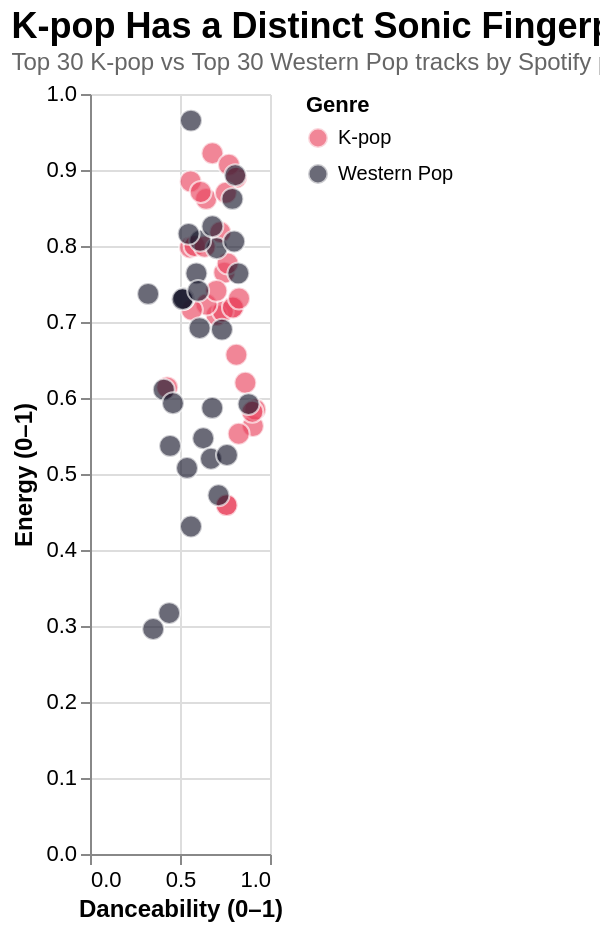

This figure's Vega-Lite source:
### Vega-Lite specification from a JSON file in a GitHub repository (floating-point values rounded to 4 significant figures)
{"title": {"text": "K-pop Has a Distinct Sonic Fingerprint", "subtitle": "Top 30 K-pop vs Top 30 Western Pop tracks by Spotify popularity (114k-track Kaggle dataset).", "anchor": "start", "fontSize": 18, "subtitleFontSize": 12, "subtitleColor": "#666"}, "width": "container", "height": 380, "autosize": {"type": "fit-x", "contains": "padding"}, "config": {"view": {"stroke": null}, "axis": {"labelFontSize": 11, "titleFontSize": 12}}, "data": {"values": [{"track": "After LIKE", "artist": "IVE", "popularity": 88, "duration_s": 177.0, "danceability": 0.68, "energy": 0.922, "valence": 0.799, "acousticness": 0.103, "speechiness": 0.121, "tempo": 125.0, "genre": "K-pop"}, {"track": "Shut Down", "artist": "BLACKPINK", "popularity": 87, "duration_s": 175.9, "danceability": 0.813, "energy": 0.657, "valence": 0.651, "acousticness": 0.00269, "speechiness": 0.0372, "tempo": 110.1, "genre": "K-pop"}, {"track": "Talk that Talk", "artist": "TWICE", "popularity": 86, "duration_s": 177.5, "danceability": 0.772, "energy": 0.907, "valence": 0.783, "acousticness": 0.136, "speechiness": 0.124, "tempo": 120.0, "genre": "K-pop"}, {"track": "First Class", "artist": "Jack Harlow", "popularity": 86, "duration_s": 173.9, "danceability": 0.905, "energy": 0.563, "valence": 0.324, "acousticness": 0.0254, "speechiness": 0.102, "tempo": 107.0, "genre": "K-pop"}, {"track": "Dynamite", "artist": "BTS", "popularity": 85, "duration_s": 199.1, "danceability": 0.746, "energy": 0.765, "valence": 0.737, "acousticness": 0.0112, "speechiness": 0.0993, "tempo": 114.0, "genre": "K-pop"}, {"track": "Pink Venom", "artist": "BLACKPINK", "popularity": 85, "duration_s": 187.0, "danceability": 0.794, "energy": 0.719, "valence": 0.69, "acousticness": 0.0119, "speechiness": 0.0761, "tempo": 90.02, "genre": "K-pop"}, {"track": "Yet To Come", "artist": "BTS", "popularity": 85, "duration_s": 193.6, "danceability": 0.559, "energy": 0.885, "valence": 0.683, "acousticness": 0.0432, "speechiness": 0.189, "tempo": 172.0, "genre": "K-pop"}, {"track": "LOVE DIVE", "artist": "IVE", "popularity": 85, "duration_s": 177.2, "danceability": 0.703, "energy": 0.709, "valence": 0.538, "acousticness": 0.00379, "speechiness": 0.0433, "tempo": 117.9, "genre": "K-pop"}, {"track": "Run BTS", "artist": "BTS", "popularity": 84, "duration_s": 204.9, "danceability": 0.724, "energy": 0.818, "valence": 0.696, "acousticness": 0.0201, "speechiness": 0.168, "tempo": 77.0, "genre": "K-pop"}, {"track": "Rush Hour (Feat. j-hope of BTS)", "artist": "Crush", "popularity": 83, "duration_s": 177.3, "danceability": 0.738, "energy": 0.714, "valence": 0.74, "acousticness": 0.157, "speechiness": 0.249, "tempo": 95.03, "genre": "K-pop"}, {"track": "Pink Venom", "artist": "BLACKPINK", "popularity": 83, "duration_s": 187.0, "danceability": 0.794, "energy": 0.719, "valence": 0.69, "acousticness": 0.0119, "speechiness": 0.0761, "tempo": 90.02, "genre": "K-pop"}, {"track": "Butter", "artist": "BTS", "popularity": 83, "duration_s": 165.0, "danceability": 0.759, "energy": 0.459, "valence": 0.695, "acousticness": 0.00323, "speechiness": 0.0948, "tempo": 110.0, "genre": "K-pop"}, {"track": "FEARLESS", "artist": "LE SSERAFIM", "popularity": 83, "duration_s": 168.4, "danceability": 0.863, "energy": 0.62, "valence": 0.432, "acousticness": 0.0508, "speechiness": 0.135, "tempo": 104.0, "genre": "K-pop"}, {"track": "Typa Girl", "artist": "BLACKPINK", "popularity": 82, "duration_s": 179.2, "danceability": 0.918, "energy": 0.585, "valence": 0.519, "acousticness": 0.0627, "speechiness": 0.0889, "tempo": 132.0, "genre": "K-pop"}, {"track": "CASE 143", "artist": "Stray Kids", "popularity": 82, "duration_s": 192.0, "danceability": 0.812, "energy": 0.89, "valence": 0.69, "acousticness": 0.0961, "speechiness": 0.209, "tempo": 100.0, "genre": "K-pop"}, {"track": "DICE", "artist": "NMIXX", "popularity": 82, "duration_s": 165.7, "danceability": 0.556, "energy": 0.798, "valence": 0.628, "acousticness": 0.0848, "speechiness": 0.254, "tempo": 131.1, "genre": "K-pop"}, {"track": "Boy With Luv (feat. Halsey)", "artist": "BTS", "popularity": 80, "duration_s": 229.8, "danceability": 0.645, "energy": 0.862, "valence": 0.803, "acousticness": 0.0933, "speechiness": 0.0845, "tempo": 119.9, "genre": "K-pop"}, {"track": "Hard to Love", "artist": "BLACKPINK", "popularity": 80, "duration_s": 162.6, "danceability": 0.647, "energy": 0.723, "valence": 0.443, "acousticness": 0.00503, "speechiness": 0.0491, "tempo": 105.0, "genre": "K-pop"}, {"track": "Megham Karukatha (From \"Thiruchitrambalam\")", "artist": "Dhanush", "popularity": 80, "duration_s": 290.4, "danceability": 0.429, "energy": 0.614, "valence": 0.743, "acousticness": 0.513, "speechiness": 0.0709, "tempo": 150.0, "genre": "K-pop"}, {"track": "Permission to Dance", "artist": "BTS", "popularity": 80, "duration_s": 187.6, "danceability": 0.702, "energy": 0.741, "valence": 0.646, "acousticness": 0.00544, "speechiness": 0.0427, "tempo": 124.9, "genre": "K-pop"}, {"track": "HOT", "artist": "SEVENTEEN", "popularity": 80, "duration_s": 197.6, "danceability": 0.765, "energy": 0.777, "valence": 0.64, "acousticness": 0.0539, "speechiness": 0.0399, "tempo": 111.9, "genre": "K-pop"}, {"track": "MANIAC", "artist": "Stray Kids", "popularity": 80, "duration_s": 182.8, "danceability": 0.581, "energy": 0.8, "valence": 0.709, "acousticness": 0.154, "speechiness": 0.411, "tempo": 119.9, "genre": "K-pop"}, {"track": "TOMBOY", "artist": "(G)I-DLE", "popularity": 80, "duration_s": 174.4, "danceability": 0.755, "energy": 0.87, "valence": 0.645, "acousticness": 0.00988, "speechiness": 0.0936, "tempo": 124.0, "genre": "K-pop"}, {"track": "Life Goes On", "artist": "BTS", "popularity": 79, "duration_s": 207.5, "danceability": 0.566, "energy": 0.716, "valence": 0.45, "acousticness": 0.00691, "speechiness": 0.0424, "tempo": 81.07, "genre": "K-pop"}, {"track": "ELEVEN", "artist": "IVE", "popularity": 79, "duration_s": 178.5, "danceability": 0.828, "energy": 0.731, "valence": 0.587, "acousticness": 0.0617, "speechiness": 0.111, "tempo": 120.0, "genre": "K-pop"}, {"track": "First Class", "artist": "Jack Harlow", "popularity": 79, "duration_s": 173.9, "danceability": 0.902, "energy": 0.582, "valence": 0.332, "acousticness": 0.111, "speechiness": 0.109, "tempo": 107.0, "genre": "K-pop"}, {"track": "FOREVER 1", "artist": "Girls' Generation", "popularity": 79, "duration_s": 202.5, "danceability": 0.615, "energy": 0.871, "valence": 0.297, "acousticness": 0.0427, "speechiness": 0.0516, "tempo": 123.9, "genre": "K-pop"}, {"track": "MONEY", "artist": "LISA", "popularity": 78, "duration_s": 168.2, "danceability": 0.826, "energy": 0.553, "valence": 0.4, "acousticness": 0.163, "speechiness": 0.234, "tempo": 140.0, "genre": "K-pop"}, {"track": "Euphoria", "artist": "BTS", "popularity": 78, "duration_s": 228.6, "danceability": 0.637, "energy": 0.799, "valence": 0.57, "acousticness": 0.394, "speechiness": 0.0338, "tempo": 105.0, "genre": "K-pop"}, {"track": "Butter", "artist": "BTS", "popularity": 78, "duration_s": 164.4, "danceability": 0.759, "energy": 0.459, "valence": 0.695, "acousticness": 0.00323, "speechiness": 0.0948, "tempo": 110.0, "genre": "K-pop"}, {"track": "Unholy (feat. Kim Petras)", "artist": "Sam Smith", "popularity": 100, "duration_s": 156.9, "danceability": 0.714, "energy": 0.472, "valence": 0.238, "acousticness": 0.013, "speechiness": 0.0864, "tempo": 131.1, "genre": "Western Pop"}, {"track": "I'm Good (Blue)", "artist": "David Guetta", "popularity": 98, "duration_s": 175.2, "danceability": 0.561, "energy": 0.965, "valence": 0.304, "acousticness": 0.00383, "speechiness": 0.0343, "tempo": 128.0, "genre": "Western Pop"}, {"track": "Under The Influence", "artist": "Chris Brown", "popularity": 96, "duration_s": 184.6, "danceability": 0.733, "energy": 0.69, "valence": 0.31, "acousticness": 0.0635, "speechiness": 0.0427, "tempo": 117.0, "genre": "Western Pop"}, {"track": "I Ain't Worried", "artist": "OneRepublic", "popularity": 96, "duration_s": 148.5, "danceability": 0.704, "energy": 0.797, "valence": 0.825, "acousticness": 0.0826, "speechiness": 0.0475, "tempo": 140.0, "genre": "Western Pop"}, {"track": "As It Was", "artist": "Harry Styles", "popularity": 95, "duration_s": 167.3, "danceability": 0.52, "energy": 0.731, "valence": 0.662, "acousticness": 0.342, "speechiness": 0.0557, "tempo": 173.9, "genre": "Western Pop"}, {"track": "Glimpse of Us", "artist": "Joji", "popularity": 94, "duration_s": 233.5, "danceability": 0.44, "energy": 0.317, "valence": 0.268, "acousticness": 0.891, "speechiness": 0.0531, "tempo": 169.9, "genre": "Western Pop"}, {"track": "Sweater Weather", "artist": "The Neighbourhood", "popularity": 93, "duration_s": 240.4, "danceability": 0.612, "energy": 0.807, "valence": 0.398, "acousticness": 0.0495, "speechiness": 0.0336, "tempo": 124.1, "genre": "Western Pop"}, {"track": "Another Love", "artist": "Tom Odell", "popularity": 93, "duration_s": 244.4, "danceability": 0.445, "energy": 0.537, "valence": 0.131, "acousticness": 0.695, "speechiness": 0.04, "tempo": 122.8, "genre": "Western Pop"}, {"track": "Left and Right (Feat. Jung Kook of BTS)", "artist": "Charlie Puth", "popularity": 92, "duration_s": 154.5, "danceability": 0.881, "energy": 0.592, "valence": 0.719, "acousticness": 0.619, "speechiness": 0.0324, "tempo": 101.1, "genre": "Western Pop"}, {"track": "Calm Down (with Selena Gomez)", "artist": "Rema", "popularity": 92, "duration_s": 239.3, "danceability": 0.801, "energy": 0.806, "valence": 0.802, "acousticness": 0.382, "speechiness": 0.0381, "tempo": 107.0, "genre": "Western Pop"}, {"track": "As It Was", "artist": "Harry Styles", "popularity": 92, "duration_s": 167.3, "danceability": 0.52, "energy": 0.731, "valence": 0.662, "acousticness": 0.342, "speechiness": 0.0557, "tempo": 173.9, "genre": "Western Pop"}, {"track": "Blinding Lights", "artist": "The Weeknd", "popularity": 91, "duration_s": 200.0, "danceability": 0.514, "energy": 0.73, "valence": 0.334, "acousticness": 0.00146, "speechiness": 0.0598, "tempo": 171.0, "genre": "Western Pop"}, {"track": "Starboy", "artist": "The Weeknd", "popularity": 90, "duration_s": 230.5, "danceability": 0.679, "energy": 0.587, "valence": 0.486, "acousticness": 0.141, "speechiness": 0.276, "tempo": 186.0, "genre": "Western Pop"}, {"track": "MIDDLE OF THE NIGHT", "artist": "Elley Duhé", "popularity": 90, "duration_s": 184.4, "danceability": 0.41, "energy": 0.611, "valence": 0.0899, "acousticness": 0.0228, "speechiness": 0.0467, "tempo": 185.7, "genre": "Western Pop"}, {"track": "Dandelions", "artist": "Ruth B.", "popularity": 90, "duration_s": 233.7, "danceability": 0.609, "energy": 0.692, "valence": 0.454, "acousticness": 0.0157, "speechiness": 0.0259, "tempo": 117.0, "genre": "Western Pop"}, {"track": "Until I Found You", "artist": "Stephen Sanchez", "popularity": 90, "duration_s": 177.7, "danceability": 0.539, "energy": 0.508, "valence": 0.227, "acousticness": 0.727, "speechiness": 0.0288, "tempo": 101.4, "genre": "Western Pop"}, {"track": "I Was Never There", "artist": "The Weeknd", "popularity": 90, "duration_s": 241.1, "danceability": 0.323, "energy": 0.737, "valence": 0.155, "acousticness": 0.142, "speechiness": 0.0338, "tempo": 113.3, "genre": "Western Pop"}, {"track": "Running Up That Hill (A Deal With God)", "artist": "Kate Bush", "popularity": 90, "duration_s": 298.9, "danceability": 0.629, "energy": 0.547, "valence": 0.197, "acousticness": 0.72, "speechiness": 0.055, "tempo": 108.4, "genre": "Western Pop"}, {"track": "lovely (with Khalid)", "artist": "Billie Eilish", "popularity": 89, "duration_s": 200.2, "danceability": 0.351, "energy": 0.296, "valence": 0.12, "acousticness": 0.934, "speechiness": 0.0333, "tempo": 115.3, "genre": "Western Pop"}, {"track": "STAY (with Justin Bieber)", "artist": "The Kid LAROI", "popularity": 89, "duration_s": 141.8, "danceability": 0.591, "energy": 0.764, "valence": 0.478, "acousticness": 0.0383, "speechiness": 0.0483, "tempo": 169.9, "genre": "Western Pop"}, {"track": "One Kiss (with Dua Lipa)", "artist": "Calvin Harris", "popularity": 89, "duration_s": 214.8, "danceability": 0.791, "energy": 0.862, "valence": 0.592, "acousticness": 0.037, "speechiness": 0.11, "tempo": 124.0, "genre": "Western Pop"}, {"track": "Call Out My Name", "artist": "The Weeknd", "popularity": 89, "duration_s": 228.4, "danceability": 0.461, "energy": 0.593, "valence": 0.175, "acousticness": 0.17, "speechiness": 0.0356, "tempo": 134.2, "genre": "Western Pop"}, {"track": "Watermelon Sugar", "artist": "Harry Styles", "popularity": 89, "duration_s": 174.0, "danceability": 0.548, "energy": 0.816, "valence": 0.557, "acousticness": 0.122, "speechiness": 0.0465, "tempo": 95.39, "genre": "Western Pop"}, {"track": "Save Your Tears", "artist": "The Weeknd", "popularity": 89, "duration_s": 215.6, "danceability": 0.68, "energy": 0.826, "valence": 0.644, "acousticness": 0.0212, "speechiness": 0.0309, "tempo": 118.1, "genre": "Western Pop"}, {"track": "Night Changes", "artist": "One Direction", "popularity": 88, "duration_s": 226.6, "danceability": 0.672, "energy": 0.52, "valence": 0.37, "acousticness": 0.859, "speechiness": 0.0353, "tempo": 120.0, "genre": "Western Pop"}, {"track": "Ghost", "artist": "Justin Bieber", "popularity": 88, "duration_s": 153.2, "danceability": 0.601, "energy": 0.741, "valence": 0.441, "acousticness": 0.185, "speechiness": 0.0478, "tempo": 154.0, "genre": "Western Pop"}, {"track": "Woman", "artist": "Doja Cat", "popularity": 88, "duration_s": 172.6, "danceability": 0.824, "energy": 0.764, "valence": 0.881, "acousticness": 0.0888, "speechiness": 0.0854, "tempo": 108.0, "genre": "Western Pop"}, {"track": "Heat Waves", "artist": "Glass Animals", "popularity": 88, "duration_s": 238.8, "danceability": 0.761, "energy": 0.525, "valence": 0.531, "acousticness": 0.44, "speechiness": 0.0944, "tempo": 80.87, "genre": "Western Pop"}, {"track": "Bad Habits", "artist": "Ed Sheeran", "popularity": 88, "duration_s": 230.7, "danceability": 0.807, "energy": 0.893, "valence": 0.537, "acousticness": 0.0451, "speechiness": 0.0347, "tempo": 126.0, "genre": "Western Pop"}, {"track": "drivers license", "artist": "Olivia Rodrigo", "popularity": 88, "duration_s": 242.0, "danceability": 0.561, "energy": 0.431, "valence": 0.137, "acousticness": 0.768, "speechiness": 0.0578, "tempo": 143.9, "genre": "Western Pop"}]}, "mark": {"type": "circle", "size": 120, "opacity": 0.65, "stroke": "white", "strokeWidth": 1}, "encoding": {"x": {"field": "danceability", "type": "quantitative", "title": "Danceability (0–1)", "scale": {"domain": [0, 1]}}, "y": {"field": "energy", "type": "quantitative", "title": "Energy (0–1)", "scale": {"domain": [0, 1]}}, "color": {"field": "genre", "type": "nominal", "title": "Genre", "scale": {"domain": ["K-pop", "Western Pop"], "range": ["#e94560", "#1a1a2e"]}}, "tooltip": [{"field": "track", "title": "Track"}, {"field": "artist", "title": "Artist"}, {"field": "genre", "title": "Genre"}, {"field": "danceability", "title": "Danceability", "format": ".2f"}, {"field": "energy", "title": "Energy", "format": ".2f"}]}, "$schema": "https://vega.github.io/schema/vega-lite/v5.json"}
